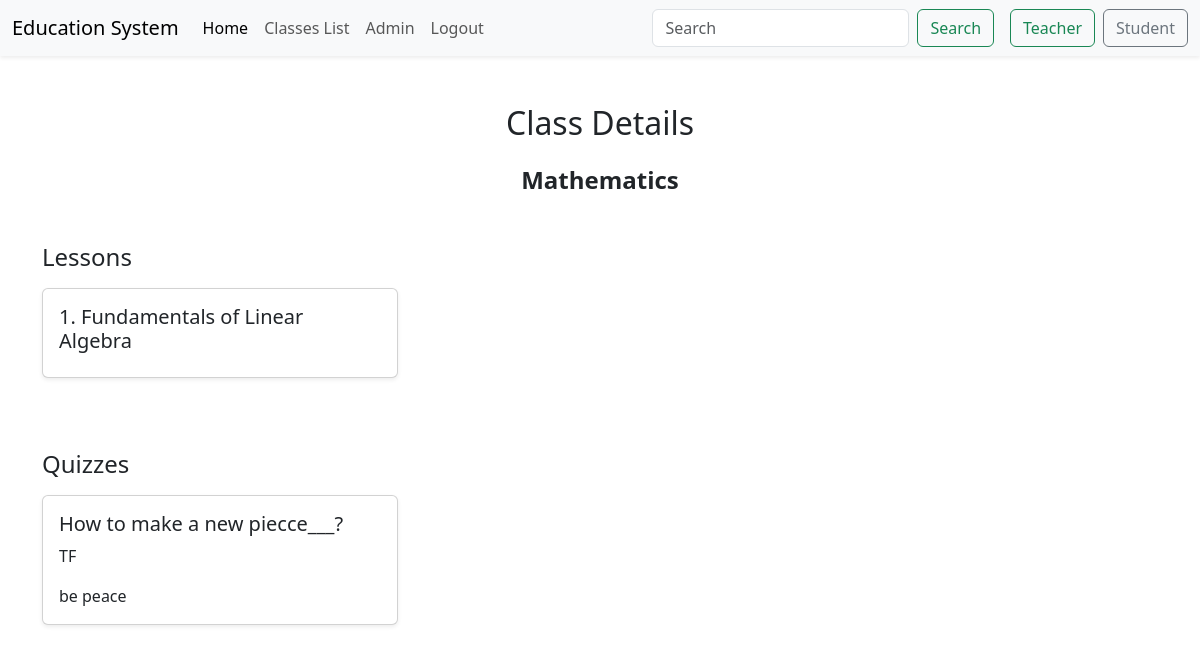
The page /class_details/1/ on the database its author committed.
### main_app/models.py (models this page shows, shortened)
class Class(models.Model):
    name = models.CharField(max_length=100)
    teacher = models.ForeignKey(Teacher, on_delete=models.CASCADE)

class Lesson(models.Model):
    title = models.CharField(max_length=100)
    class_obj = models.ForeignKey(Class, on_delete=models.CASCADE, related_name='lessons')

class Question(models.Model):
    lesson = models.ForeignKey(Lesson, on_delete=models.CASCADE, related_name='questions')
    question_text = models.TextField()
    QUESTION_TYPES = (
        ('FB', 'Fill in the blanks'),
        ('TF', 'True/False'),
        ('MC', 'Multiple Choice'),
    )
    question_type = models.CharField(max_length=100, choices=QUESTION_TYPES)
    question_answer = models.CharField(max_length=254)

### main_app/views.py (the view)
# urls.py: path('class_details/<int:id>/', Class_deatils, name='class_detail'),
def Class_deatils(request, id):
    classes = get_object_or_404(Class, id=id)
    lessons = classes.lessons.all()
    questions = Question.objects.filter(lesson__in=classes.lessons.all())
    context = {'classes':classes, 'lessons': lessons, 'questions':questions}
    return render(request, 'Teacher/Class_detail.html', context)

### main_app/Templates/Teacher/Class_detail.html (shortened to what this page needs)
{% extends 'Base.html' %}
{% block body %}
  <div class="container mt-5">
    <h2 class="text-center mb-4">Class Details</h2>
    <h4 class="text-center mb-4"><strong>{{ classes.name }}</strong></h4>
    <div class="row mt-5">
      <div class="col-12">
        <h4 class="mb-3">Lessons</h4>
      </div>
      {% for lesson in lessons %}
        <div class="col-md-6 col-lg-4 mb-4">
          <div class="card shadow-sm">
            <div class="card-body">
              <h5 class="card-title">{{ forloop.counter }}. {{ lesson.title }}</h5>
            </div>
          </div>
        </div>
      {% endfor %}
    </div>
    <div class="row mt-5">
      <div class="col-12">
        <h4 class="mb-3">Quizzes</h4>
      </div>
      {% for quiz in questions %}
        <div class="col-md-6 col-lg-4 mb-4">
          <div class="card shadow-sm">
            <div class="card-body">
              <h5 class="card-title">{{ quiz.question_text }}</h5>
              <p class="card-text">{{ quiz.question_type }}</p>
              <p class="card-text">{{ quiz.question_answer }}</p>
            </div>
          </div>
        </div>
      {% endfor %}
    </div>
  </div>
{% endblock %}

### Templates/Base.html (style rules this page uses)
html, body { height: 100%; }
body { display: flex; flex-direction: column; }
.container { flex: 1; }

### rows shown on the page
Class: name "Mathematics"
Lesson: title "Fundamentals of Linear Algebra"
Question: question_text "How to make a new piecce___?", question_type "TF", question_answer "be peace"
